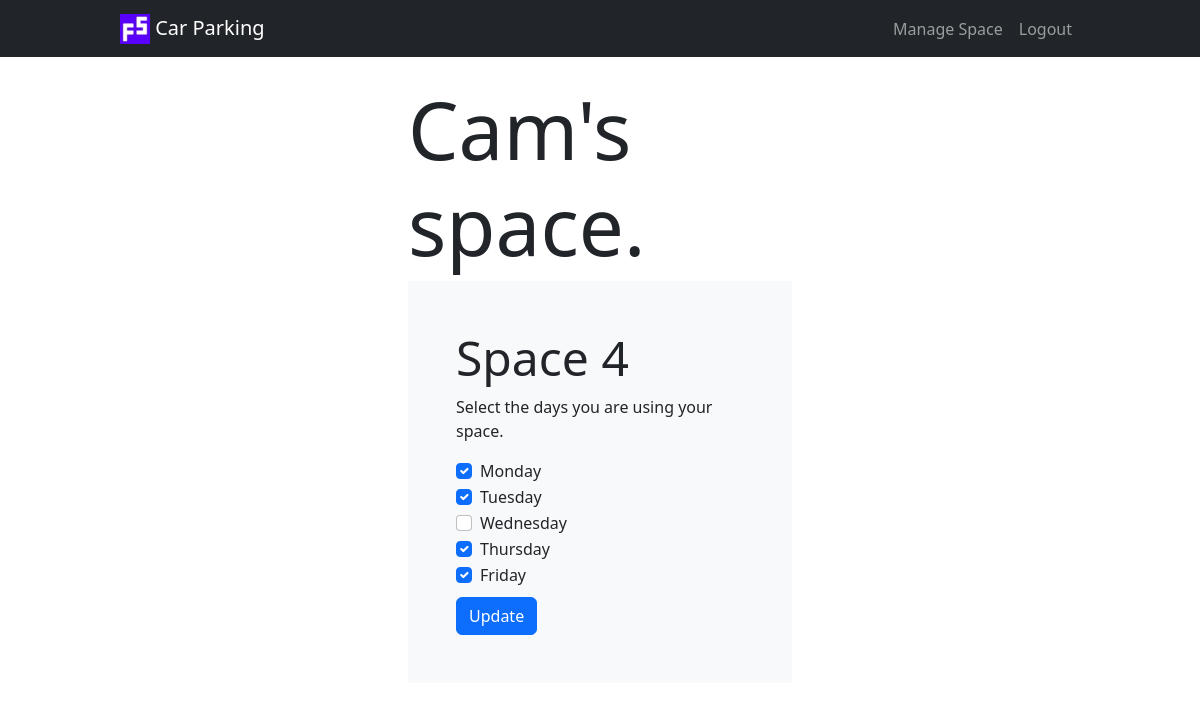
Page /manage (signed in) on the committed database.
### server.py (models this page shows)
class User(UserMixin, db.Model):
    __tablename__ = "users"
    id = db.Column(db.Integer, primary_key=True)
    name = db.Column(db.String(250), nullable=False)
    status = db.Column(db.String(250), nullable=False)
    email = db.Column(db.String(250), unique=True, nullable=False)
    is_admin = db.Column(db.Boolean(), nullable=True)
    parking_spaces = relationship("ParkingSpace", back_populates="user")

class ParkingSpace(db.Model):
    __tablename__ = "parking_spaces"
    id = db.Column(db.Integer, primary_key=True)
    monday = db.Column(db.String(250), nullable=False)
    tuesday = db.Column(db.String(250), nullable=False)
    wednesday = db.Column(db.String(250), nullable=False)
    thursday = db.Column(db.String(250), nullable=False)
    friday = db.Column(db.String(250), nullable=False)
    user_id = db.Column(db.Integer, db.ForeignKey("users.id"))
    user = relationship("User", back_populates="parking_spaces")

### server.py (the view, shortened to what this page needs)
@app.route('/manage', methods=["GET", "POST"])
@member_only
def manage_space():
    id = request.args.get("id")
    return render_template("manage_space.html", days=days)

### server.py (called while the page is built)
@login_manager.user_loader
def load_user(user_id):
    return User.query.get(int(user_id))

def member_only(func):
    @wraps(func)
    def wrapper(*args, **kwargs):
        if current_user.is_authenticated:
            return func(*args, **kwargs)
        else:
            flash("You need to login to book.", "warning")
            return redirect(url_for("login"))
    return wrapper

### templates/manage_space.html
{% extends "base.html" %}
{% block content %}
<div class="modal-dialog modal-dialog-centered container-login">
    <h1 class="display-1">{{ current_user.name }}'s space.</h1>
</div>
{% for space in current_user.parking_spaces %}
<div class="modal-dialog modal-dialog-centered container-login mb-3">
    <div class="modal-content">
        <div class="modal-body bg-light ps-5 pe-5 pt-5">
            <h5 class="display-5">Space {{ space.id }}</h1>
                <p>Select the days you are using your space.</p>
                <form action="{{ url_for('manage_space', id=space.id) }}" method="post">
                    {% for day in days %}
                    <div class="form-check">
                        {% if space[day] == "" %}
                        <input class="form-check-input" type="checkbox" value="{{ day }}" id="flexCheckDefault"
                            name="{{ day }}">
                        {% else %}
                        <input class="form-check-input" type="checkbox" value="{{ day }}" id="flexCheckDefault"
                            name="{{ day }}" checked>
                        {% endif %}
                        <label class="form-check-label" for="flexCheckDefault">
                            {{ day.capitalize() }}
                        </label>
                    </div>
                    {% endfor %}
                    <button type="submit" class="btn btn-primary text-center mb-5 mt-2">Update</button>
                </form>
        </div>
    </div>
</div>
{% endfor %}
{% endblock %}

### static/css/styles.css (style rules this page uses)
.container-login { padding: 0% 30%; }

### rows in the picture
User: name "Cam"
ParkingSpace: id "4", capitalize "Monday" "Tuesday" "Wednesday" "Thursday" "Friday"
